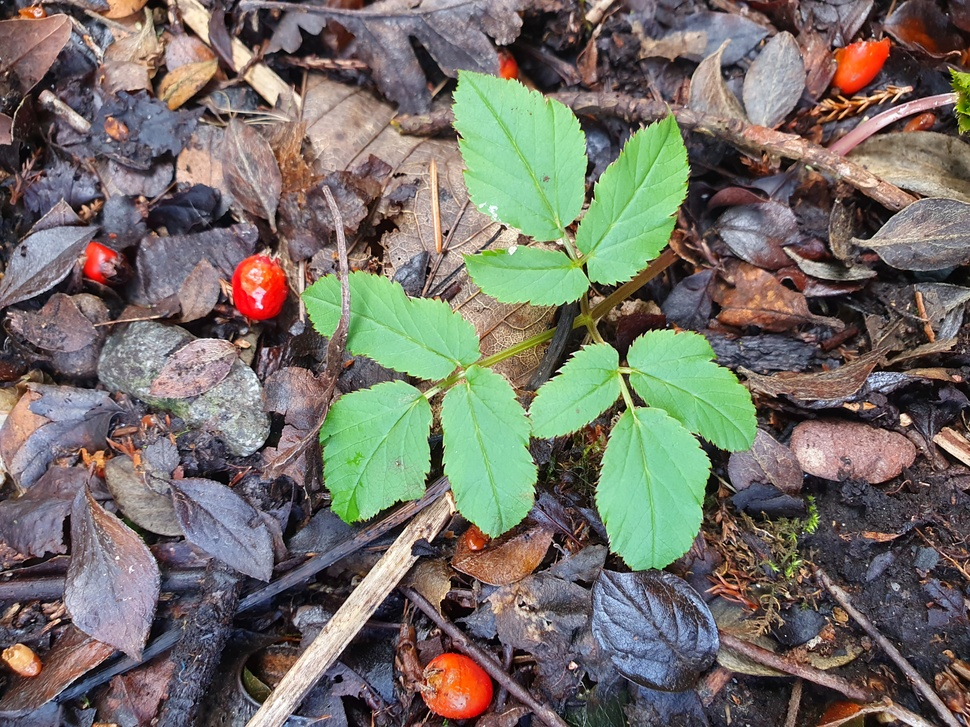
#> input picture FirstProject/data/test_image/test_image.jpg, 970 x 727 px, shrunk from 4032 x 3024 before the run
$ python image_inspector.py
#> lines starting #> are read from the running program, lines starting #| are printed output that depends on the picture
# Script to inspect specific images from the dataset.
import numpy as np
from PIL import Image
import matplotlib.pyplot as plt
import argparse

# Process Arguments
parser = argparse.ArgumentParser(
    description="Accepts an input image and splits it up into it's constituent RGB images for plotting.")
parser.add_argument('-i', '--image', dest="image_location", default="../data/test_image/test_image.jpg")
args = parser.parse_args()

image = Image.open(args.image_location)
#> image is the input picture: PIL image 970x727 RGB; mean R, G, B 116.2, 112.5, 103.9
print("Format: ", image.format)
#| Format:  JPEG
print("Image size: ", image.size)
#| Image size:  (970, 727)
print("Image mode: ", image.mode)
#| Image mode:  RGB

np_image = np.asarray(image)
print("\nnumpy image type: ", type(np_image))
#| numpy image type:  <class 'numpy.ndarray'>
print("numpy image shape: ", np_image.shape)
#| numpy image shape:  (727, 970, 3)
print("Number of layers: ", len(np_image[0, 0, :]))
#| Number of layers:  3

# Do the plotting
cmaps = ["None", "Reds", "Greens", "Blues"]
titles = ["Original", "Reds", "Greens", "Blues"]
plot_images = [image, np_image[:, :, 0], np_image[:, :, 1],np_image[:, :, 2]]
num_layers = len(np_image[0, 0, :])
#> num_layers = 3
fig, axs = plt.subplots(2, 2, sharey=True, sharex=True)
fig.suptitle("Sample Image Decomposition", fontweight="bold")
for i, ax in enumerate(axs.ravel()):
    if i == 0:
        ax.imshow(plot_images[i])
    else:
        ax.imshow(plot_images[i], cmap=cmaps[i])
    ax.set_title(titles[i], fontweight="bold")
plt.show()
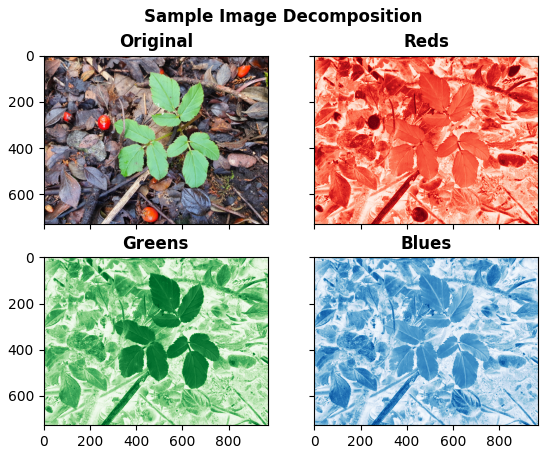
#> figure drawn by matplotlib, 4 panels
